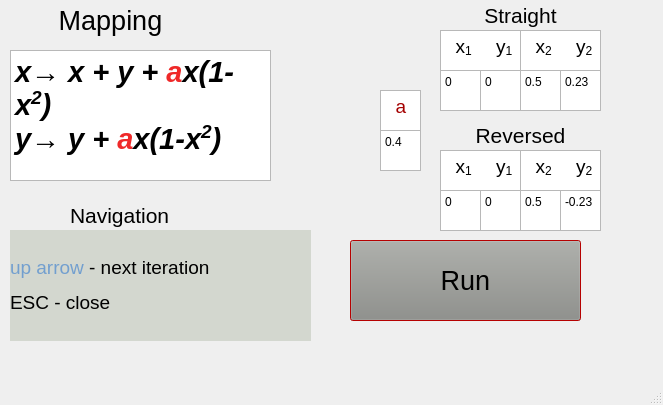
<?xml version="1.0" encoding="UTF-8"?>
<ui version="4.0">
 <class>MainWindow</class>
 <widget class="QMainWindow" name="MainWindow">
  <property name="geometry">
   <rect>
    <x>0</x>
    <y>0</y>
    <width>663</width>
    <height>405</height>
   </rect>
  </property>
  <property name="windowTitle">
   <string>MainWindow</string>
  </property>
  <widget class="QWidget" name="centralwidget">
   <widget class="QTextBrowser" name="textBrowser">
    <property name="geometry">
     <rect>
      <x>10</x>
      <y>50</y>
      <width>261</width>
      <height>131</height>
     </rect>
    </property>
    <property name="html">
     <string>&lt;!DOCTYPE HTML PUBLIC &quot;-//W3C//DTD HTML 4.0//EN&quot; &quot;http://www.w3.org/TR/REC-html40/strict.dtd&quot;&gt;
&lt;html&gt;&lt;head&gt;&lt;meta name=&quot;qrichtext&quot; content=&quot;1&quot; /&gt;&lt;style type=&quot;text/css&quot;&gt;
p, li { white-space: pre-wrap; }
&lt;/style&gt;&lt;/head&gt;&lt;body style=&quot; font-family:'Noto Sans'; font-size:9pt; font-weight:400; font-style:normal;&quot;&gt;
&lt;p style=&quot; margin-top:0px; margin-bottom:0px; margin-left:0px; margin-right:0px; -qt-block-indent:0; text-indent:0px;&quot;&gt;&lt;span style=&quot; font-size:22pt; font-weight:600; font-style:italic; color:#000000;&quot;&gt;x→ x + y + &lt;/span&gt;&lt;span style=&quot; font-size:22pt; font-weight:600; font-style:italic; color:#ef2929;&quot;&gt;a&lt;/span&gt;&lt;span style=&quot; font-size:22pt; font-weight:600; font-style:italic; color:#000000;&quot;&gt;x(1-x&lt;/span&gt;&lt;span style=&quot; font-size:22pt; font-weight:600; font-style:italic; color:#000000; vertical-align:super;&quot;&gt;2&lt;/span&gt;&lt;span style=&quot; font-size:22pt; font-weight:600; font-style:italic; color:#000000;&quot;&gt;)&lt;/span&gt;&lt;/p&gt;
&lt;p style=&quot; margin-top:0px; margin-bottom:0px; margin-left:0px; margin-right:0px; -qt-block-indent:0; text-indent:0px;&quot;&gt;&lt;span style=&quot; font-size:22pt; font-weight:600; font-style:italic; color:#000000;&quot;&gt;y→ y + &lt;/span&gt;&lt;span style=&quot; font-size:22pt; font-weight:600; font-style:italic; color:#ef2929;&quot;&gt;a&lt;/span&gt;&lt;span style=&quot; font-size:22pt; font-weight:600; font-style:italic; color:#000000;&quot;&gt;x(1-x&lt;/span&gt;&lt;span style=&quot; font-size:22pt; font-weight:600; font-style:italic; color:#000000; vertical-align:super;&quot;&gt;2&lt;/span&gt;&lt;span style=&quot; font-size:22pt; font-weight:600; font-style:italic; color:#000000;&quot;&gt;)&lt;/span&gt;&lt;/p&gt;&lt;/body&gt;&lt;/html&gt;</string>
    </property>
   </widget>
   <widget class="QLabel" name="label_2">
    <property name="geometry">
     <rect>
      <x>10</x>
      <y>0</y>
      <width>201</width>
      <height>41</height>
     </rect>
    </property>
    <property name="font">
     <font>
      <pointsize>20</pointsize>
     </font>
    </property>
    <property name="text">
     <string>&lt;html&gt;&lt;head/&gt;&lt;body&gt;&lt;p align=&quot;center&quot;&gt;Mapping&lt;/p&gt;&lt;/body&gt;&lt;/html&gt;</string>
    </property>
   </widget>
   <widget class="QPlainTextEdit" name="aParamEdit">
    <property name="geometry">
     <rect>
      <x>380</x>
      <y>130</y>
      <width>41</width>
      <height>41</height>
     </rect>
    </property>
    <property name="plainText">
     <string>0.4</string>
    </property>
   </widget>
   <widget class="QTextBrowser" name="textBrowser_2">
    <property name="geometry">
     <rect>
      <x>380</x>
      <y>90</y>
      <width>41</width>
      <height>41</height>
     </rect>
    </property>
    <property name="html">
     <string>&lt;!DOCTYPE HTML PUBLIC &quot;-//W3C//DTD HTML 4.0//EN&quot; &quot;http://www.w3.org/TR/REC-html40/strict.dtd&quot;&gt;
&lt;html&gt;&lt;head&gt;&lt;meta name=&quot;qrichtext&quot; content=&quot;1&quot; /&gt;&lt;style type=&quot;text/css&quot;&gt;
p, li { white-space: pre-wrap; }
&lt;/style&gt;&lt;/head&gt;&lt;body style=&quot; font-family:'Noto Sans'; font-size:9pt; font-weight:400; font-style:normal;&quot;&gt;
&lt;p style=&quot; margin-top:0px; margin-bottom:0px; margin-left:0px; margin-right:0px; -qt-block-indent:0; text-indent:0px;&quot;&gt;&lt;span style=&quot; font-size:14pt; color:#a40000;&quot;&gt;  a&lt;/span&gt;&lt;span style=&quot; font-size:14pt;&quot;&gt; &lt;/span&gt;&lt;/p&gt;&lt;/body&gt;&lt;/html&gt;</string>
    </property>
   </widget>
   <widget class="QPushButton" name="pushButton">
    <property name="geometry">
     <rect>
      <x>350</x>
      <y>240</y>
      <width>231</width>
      <height>81</height>
     </rect>
    </property>
    <property name="palette">
     <palette>
      <active>
       <colorrole role="WindowText">
        <brush brushstyle="SolidPattern">
         <color alpha="255">
          <red>0</red>
          <green>0</green>
          <blue>0</blue>
         </color>
        </brush>
       </colorrole>
       <colorrole role="Button">
        <brush brushstyle="SolidPattern">
         <color alpha="255">
          <red>211</red>
          <green>215</green>
          <blue>207</blue>
         </color>
        </brush>
       </colorrole>
       <colorrole role="Light">
        <brush brushstyle="SolidPattern">
         <color alpha="255">
          <red>255</red>
          <green>128</green>
          <blue>128</blue>
         </color>
        </brush>
       </colorrole>
       <colorrole role="Midlight">
        <brush brushstyle="SolidPattern">
         <color alpha="255">
          <red>255</red>
          <green>64</green>
          <blue>64</blue>
         </color>
        </brush>
       </colorrole>
       <colorrole role="Dark">
        <brush brushstyle="SolidPattern">
         <color alpha="255">
          <red>127</red>
          <green>0</green>
          <blue>0</blue>
         </color>
        </brush>
       </colorrole>
       <colorrole role="Mid">
        <brush brushstyle="SolidPattern">
         <color alpha="255">
          <red>170</red>
          <green>1</green>
          <blue>1</blue>
         </color>
        </brush>
       </colorrole>
       <colorrole role="Text">
        <brush brushstyle="SolidPattern">
         <color alpha="255">
          <red>0</red>
          <green>0</green>
          <blue>0</blue>
         </color>
        </brush>
       </colorrole>
       <colorrole role="BrightText">
        <brush brushstyle="SolidPattern">
         <color alpha="255">
          <red>255</red>
          <green>255</green>
          <blue>255</blue>
         </color>
        </brush>
       </colorrole>
       <colorrole role="ButtonText">
        <brush brushstyle="SolidPattern">
         <color alpha="255">
          <red>0</red>
          <green>0</green>
          <blue>0</blue>
         </color>
        </brush>
       </colorrole>
       <colorrole role="Base">
        <brush brushstyle="SolidPattern">
         <color alpha="255">
          <red>255</red>
          <green>255</green>
          <blue>255</blue>
         </color>
        </brush>
       </colorrole>
       <colorrole role="Window">
        <brush brushstyle="SolidPattern">
         <color alpha="255">
          <red>255</red>
          <green>1</green>
          <blue>1</blue>
         </color>
        </brush>
       </colorrole>
       <colorrole role="Shadow">
        <brush brushstyle="SolidPattern">
         <color alpha="255">
          <red>0</red>
          <green>0</green>
          <blue>0</blue>
         </color>
        </brush>
       </colorrole>
       <colorrole role="AlternateBase">
        <brush brushstyle="SolidPattern">
         <color alpha="255">
          <red>255</red>
          <green>128</green>
          <blue>128</blue>
         </color>
        </brush>
       </colorrole>
       <colorrole role="ToolTipBase">
        <brush brushstyle="SolidPattern">
         <color alpha="255">
          <red>255</red>
          <green>255</green>
          <blue>220</blue>
         </color>
        </brush>
       </colorrole>
       <colorrole role="ToolTipText">
        <brush brushstyle="SolidPattern">
         <color alpha="255">
          <red>0</red>
          <green>0</green>
          <blue>0</blue>
         </color>
        </brush>
       </colorrole>
       <colorrole role="PlaceholderText">
        <brush brushstyle="SolidPattern">
         <color alpha="128">
          <red>0</red>
          <green>0</green>
          <blue>0</blue>
         </color>
        </brush>
       </colorrole>
      </active>
      <inactive>
       <colorrole role="WindowText">
        <brush brushstyle="SolidPattern">
         <color alpha="255">
          <red>0</red>
          <green>0</green>
          <blue>0</blue>
         </color>
        </brush>
       </colorrole>
       <colorrole role="Button">
        <brush brushstyle="SolidPattern">
         <color alpha="255">
          <red>136</red>
          <green>138</green>
          <blue>133</blue>
         </color>
        </brush>
       </colorrole>
       <colorrole role="Light">
        <brush brushstyle="SolidPattern">
         <color alpha="255">
          <red>255</red>
          <green>128</green>
          <blue>128</blue>
         </color>
        </brush>
       </colorrole>
       <colorrole role="Midlight">
        <brush brushstyle="SolidPattern">
         <color alpha="255">
          <red>255</red>
          <green>64</green>
          <blue>64</blue>
         </color>
        </brush>
       </colorrole>
       <colorrole role="Dark">
        <brush brushstyle="SolidPattern">
         <color alpha="255">
          <red>127</red>
          <green>0</green>
          <blue>0</blue>
         </color>
        </brush>
       </colorrole>
       <colorrole role="Mid">
        <brush brushstyle="SolidPattern">
         <color alpha="255">
          <red>170</red>
          <green>1</green>
          <blue>1</blue>
         </color>
        </brush>
       </colorrole>
       <colorrole role="Text">
        <brush brushstyle="SolidPattern">
         <color alpha="255">
          <red>0</red>
          <green>0</green>
          <blue>0</blue>
         </color>
        </brush>
       </colorrole>
       <colorrole role="BrightText">
        <brush brushstyle="SolidPattern">
         <color alpha="255">
          <red>255</red>
          <green>255</green>
          <blue>255</blue>
         </color>
        </brush>
       </colorrole>
       <colorrole role="ButtonText">
        <brush brushstyle="SolidPattern">
         <color alpha="255">
          <red>0</red>
          <green>0</green>
          <blue>0</blue>
         </color>
        </brush>
       </colorrole>
       <colorrole role="Base">
        <brush brushstyle="SolidPattern">
         <color alpha="255">
          <red>255</red>
          <green>255</green>
          <blue>255</blue>
         </color>
        </brush>
       </colorrole>
       <colorrole role="Window">
        <brush brushstyle="SolidPattern">
         <color alpha="255">
          <red>255</red>
          <green>1</green>
          <blue>1</blue>
         </color>
        </brush>
       </colorrole>
       <colorrole role="Shadow">
        <brush brushstyle="SolidPattern">
         <color alpha="255">
          <red>0</red>
          <green>0</green>
          <blue>0</blue>
         </color>
        </brush>
       </colorrole>
       <colorrole role="AlternateBase">
        <brush brushstyle="SolidPattern">
         <color alpha="255">
          <red>255</red>
          <green>128</green>
          <blue>128</blue>
         </color>
        </brush>
       </colorrole>
       <colorrole role="ToolTipBase">
        <brush brushstyle="SolidPattern">
         <color alpha="255">
          <red>255</red>
          <green>255</green>
          <blue>220</blue>
         </color>
        </brush>
       </colorrole>
       <colorrole role="ToolTipText">
        <brush brushstyle="SolidPattern">
         <color alpha="255">
          <red>0</red>
          <green>0</green>
          <blue>0</blue>
         </color>
        </brush>
       </colorrole>
       <colorrole role="PlaceholderText">
        <brush brushstyle="SolidPattern">
         <color alpha="128">
          <red>0</red>
          <green>0</green>
          <blue>0</blue>
         </color>
        </brush>
       </colorrole>
      </inactive>
      <disabled>
       <colorrole role="WindowText">
        <brush brushstyle="SolidPattern">
         <color alpha="255">
          <red>127</red>
          <green>0</green>
          <blue>0</blue>
         </color>
        </brush>
       </colorrole>
       <colorrole role="Button">
        <brush brushstyle="SolidPattern">
         <color alpha="255">
          <red>136</red>
          <green>138</green>
          <blue>133</blue>
         </color>
        </brush>
       </colorrole>
       <colorrole role="Light">
        <brush brushstyle="SolidPattern">
         <color alpha="255">
          <red>255</red>
          <green>128</green>
          <blue>128</blue>
         </color>
        </brush>
       </colorrole>
       <colorrole role="Midlight">
        <brush brushstyle="SolidPattern">
         <color alpha="255">
          <red>255</red>
          <green>64</green>
          <blue>64</blue>
         </color>
        </brush>
       </colorrole>
       <colorrole role="Dark">
        <brush brushstyle="SolidPattern">
         <color alpha="255">
          <red>127</red>
          <green>0</green>
          <blue>0</blue>
         </color>
        </brush>
       </colorrole>
       <colorrole role="Mid">
        <brush brushstyle="SolidPattern">
         <color alpha="255">
          <red>170</red>
          <green>1</green>
          <blue>1</blue>
         </color>
        </brush>
       </colorrole>
       <colorrole role="Text">
        <brush brushstyle="SolidPattern">
         <color alpha="255">
          <red>127</red>
          <green>0</green>
          <blue>0</blue>
         </color>
        </brush>
       </colorrole>
       <colorrole role="BrightText">
        <brush brushstyle="SolidPattern">
         <color alpha="255">
          <red>255</red>
          <green>255</green>
          <blue>255</blue>
         </color>
        </brush>
       </colorrole>
       <colorrole role="ButtonText">
        <brush brushstyle="SolidPattern">
         <color alpha="255">
          <red>127</red>
          <green>0</green>
          <blue>0</blue>
         </color>
        </brush>
       </colorrole>
       <colorrole role="Base">
        <brush brushstyle="SolidPattern">
         <color alpha="255">
          <red>255</red>
          <green>1</green>
          <blue>1</blue>
         </color>
        </brush>
       </colorrole>
       <colorrole role="Window">
        <brush brushstyle="SolidPattern">
         <color alpha="255">
          <red>255</red>
          <green>1</green>
          <blue>1</blue>
         </color>
        </brush>
       </colorrole>
       <colorrole role="Shadow">
        <brush brushstyle="SolidPattern">
         <color alpha="255">
          <red>0</red>
          <green>0</green>
          <blue>0</blue>
         </color>
        </brush>
       </colorrole>
       <colorrole role="AlternateBase">
        <brush brushstyle="SolidPattern">
         <color alpha="255">
          <red>255</red>
          <green>1</green>
          <blue>1</blue>
         </color>
        </brush>
       </colorrole>
       <colorrole role="ToolTipBase">
        <brush brushstyle="SolidPattern">
         <color alpha="255">
          <red>255</red>
          <green>255</green>
          <blue>220</blue>
         </color>
        </brush>
       </colorrole>
       <colorrole role="ToolTipText">
        <brush brushstyle="SolidPattern">
         <color alpha="255">
          <red>0</red>
          <green>0</green>
          <blue>0</blue>
         </color>
        </brush>
       </colorrole>
       <colorrole role="PlaceholderText">
        <brush brushstyle="SolidPattern">
         <color alpha="128">
          <red>0</red>
          <green>0</green>
          <blue>0</blue>
         </color>
        </brush>
       </colorrole>
      </disabled>
     </palette>
    </property>
    <property name="font">
     <font>
      <pointsize>20</pointsize>
     </font>
    </property>
    <property name="text">
     <string>Run</string>
    </property>
   </widget>
   <widget class="QPlainTextEdit" name="x1ParamEdit">
    <property name="geometry">
     <rect>
      <x>440</x>
      <y>70</y>
      <width>41</width>
      <height>41</height>
     </rect>
    </property>
    <property name="plainText">
     <string>0</string>
    </property>
   </widget>
   <widget class="QTextBrowser" name="textBrowser_3">
    <property name="geometry">
     <rect>
      <x>440</x>
      <y>30</y>
      <width>81</width>
      <height>41</height>
     </rect>
    </property>
    <property name="html">
     <string>&lt;!DOCTYPE HTML PUBLIC &quot;-//W3C//DTD HTML 4.0//EN&quot; &quot;http://www.w3.org/TR/REC-html40/strict.dtd&quot;&gt;
&lt;html&gt;&lt;head&gt;&lt;meta name=&quot;qrichtext&quot; content=&quot;1&quot; /&gt;&lt;style type=&quot;text/css&quot;&gt;
p, li { white-space: pre-wrap; }
&lt;/style&gt;&lt;/head&gt;&lt;body style=&quot; font-family:'Noto Sans'; font-size:9pt; font-weight:400; font-style:normal;&quot;&gt;
&lt;p style=&quot; margin-top:0px; margin-bottom:0px; margin-left:0px; margin-right:0px; -qt-block-indent:0; text-indent:0px;&quot;&gt;&lt;span style=&quot; font-size:14pt; color:#000000;&quot;&gt;  x&lt;/span&gt;&lt;span style=&quot; font-size:14pt; color:#000000; vertical-align:sub;&quot;&gt;1 &lt;/span&gt;&lt;span style=&quot; font-size:14pt; color:#000000;&quot;&gt;    y&lt;/span&gt;&lt;span style=&quot; font-size:14pt; color:#000000; vertical-align:sub;&quot;&gt;1&lt;/span&gt;&lt;/p&gt;&lt;/body&gt;&lt;/html&gt;</string>
    </property>
   </widget>
   <widget class="QPlainTextEdit" name="y1ParamEdit">
    <property name="geometry">
     <rect>
      <x>480</x>
      <y>70</y>
      <width>41</width>
      <height>41</height>
     </rect>
    </property>
    <property name="plainText">
     <string>0</string>
    </property>
   </widget>
   <widget class="QLabel" name="label">
    <property name="geometry">
     <rect>
      <x>440</x>
      <y>0</y>
      <width>161</width>
      <height>31</height>
     </rect>
    </property>
    <property name="font">
     <font>
      <pointsize>16</pointsize>
     </font>
    </property>
    <property name="text">
     <string>&lt;html&gt;&lt;head/&gt;&lt;body&gt;&lt;p align=&quot;center&quot;&gt;Straight&lt;/p&gt;&lt;/body&gt;&lt;/html&gt;</string>
    </property>
   </widget>
   <widget class="QTextBrowser" name="textBrowser_4">
    <property name="geometry">
     <rect>
      <x>520</x>
      <y>30</y>
      <width>81</width>
      <height>41</height>
     </rect>
    </property>
    <property name="html">
     <string>&lt;!DOCTYPE HTML PUBLIC &quot;-//W3C//DTD HTML 4.0//EN&quot; &quot;http://www.w3.org/TR/REC-html40/strict.dtd&quot;&gt;
&lt;html&gt;&lt;head&gt;&lt;meta name=&quot;qrichtext&quot; content=&quot;1&quot; /&gt;&lt;style type=&quot;text/css&quot;&gt;
p, li { white-space: pre-wrap; }
&lt;/style&gt;&lt;/head&gt;&lt;body style=&quot; font-family:'Noto Sans'; font-size:9pt; font-weight:400; font-style:normal;&quot;&gt;
&lt;p style=&quot; margin-top:0px; margin-bottom:0px; margin-left:0px; margin-right:0px; -qt-block-indent:0; text-indent:0px;&quot;&gt;&lt;span style=&quot; font-size:14pt; color:#000000;&quot;&gt;  x&lt;/span&gt;&lt;span style=&quot; font-size:14pt; color:#000000; vertical-align:sub;&quot;&gt;2 &lt;/span&gt;&lt;span style=&quot; font-size:14pt; color:#000000;&quot;&gt;    y&lt;/span&gt;&lt;span style=&quot; font-size:14pt; color:#000000; vertical-align:sub;&quot;&gt;2&lt;/span&gt;&lt;/p&gt;&lt;/body&gt;&lt;/html&gt;</string>
    </property>
   </widget>
   <widget class="QPlainTextEdit" name="y2ParamEdit">
    <property name="geometry">
     <rect>
      <x>560</x>
      <y>70</y>
      <width>41</width>
      <height>41</height>
     </rect>
    </property>
    <property name="plainText">
     <string>0.23</string>
    </property>
   </widget>
   <widget class="QPlainTextEdit" name="x2ParamEdit">
    <property name="geometry">
     <rect>
      <x>520</x>
      <y>70</y>
      <width>41</width>
      <height>41</height>
     </rect>
    </property>
    <property name="plainText">
     <string>0.5</string>
    </property>
   </widget>
   <widget class="QLabel" name="label_4">
    <property name="geometry">
     <rect>
      <x>70</x>
      <y>200</y>
      <width>121</width>
      <height>31</height>
     </rect>
    </property>
    <property name="font">
     <font>
      <pointsize>16</pointsize>
     </font>
    </property>
    <property name="text">
     <string>Navigation</string>
    </property>
   </widget>
   <widget class="QLabel" name="label_5">
    <property name="geometry">
     <rect>
      <x>10</x>
      <y>230</y>
      <width>301</width>
      <height>111</height>
     </rect>
    </property>
    <property name="font">
     <font>
      <pointsize>14</pointsize>
     </font>
    </property>
    <property name="styleSheet">
     <string notr="true">background-color: rgb(186, 189, 182);
background-color: rgb(211, 215, 207);</string>
    </property>
    <property name="text">
     <string>&lt;html&gt;&lt;head/&gt;&lt;body&gt;&lt;p&gt;&lt;span style=&quot; color:#729fcf;&quot;&gt;up arrow &lt;/span&gt;&lt;span style=&quot; color:#000000;&quot;&gt;- next iteration&lt;/span&gt;&lt;/p&gt;&lt;p&gt;&lt;span style=&quot; color:#000000;&quot;&gt;ESC - close &lt;/span&gt;&lt;/p&gt;&lt;/body&gt;&lt;/html&gt;</string>
    </property>
   </widget>
   <widget class="QPlainTextEdit" name="x1ParamEdit_2">
    <property name="geometry">
     <rect>
      <x>440</x>
      <y>190</y>
      <width>41</width>
      <height>41</height>
     </rect>
    </property>
    <property name="plainText">
     <string>0</string>
    </property>
   </widget>
   <widget class="QPlainTextEdit" name="y2ParamEdit_2">
    <property name="geometry">
     <rect>
      <x>560</x>
      <y>190</y>
      <width>41</width>
      <height>41</height>
     </rect>
    </property>
    <property name="plainText">
     <string>-0.23</string>
    </property>
   </widget>
   <widget class="QPlainTextEdit" name="y1ParamEdit_2">
    <property name="geometry">
     <rect>
      <x>480</x>
      <y>190</y>
      <width>41</width>
      <height>41</height>
     </rect>
    </property>
    <property name="plainText">
     <string>0</string>
    </property>
   </widget>
   <widget class="QPlainTextEdit" name="x2ParamEdit_2">
    <property name="geometry">
     <rect>
      <x>520</x>
      <y>190</y>
      <width>41</width>
      <height>41</height>
     </rect>
    </property>
    <property name="plainText">
     <string>0.5</string>
    </property>
   </widget>
   <widget class="QTextBrowser" name="textBrowser_5">
    <property name="geometry">
     <rect>
      <x>440</x>
      <y>150</y>
      <width>81</width>
      <height>41</height>
     </rect>
    </property>
    <property name="html">
     <string>&lt;!DOCTYPE HTML PUBLIC &quot;-//W3C//DTD HTML 4.0//EN&quot; &quot;http://www.w3.org/TR/REC-html40/strict.dtd&quot;&gt;
&lt;html&gt;&lt;head&gt;&lt;meta name=&quot;qrichtext&quot; content=&quot;1&quot; /&gt;&lt;style type=&quot;text/css&quot;&gt;
p, li { white-space: pre-wrap; }
&lt;/style&gt;&lt;/head&gt;&lt;body style=&quot; font-family:'Noto Sans'; font-size:9pt; font-weight:400; font-style:normal;&quot;&gt;
&lt;p style=&quot; margin-top:0px; margin-bottom:0px; margin-left:0px; margin-right:0px; -qt-block-indent:0; text-indent:0px;&quot;&gt;&lt;span style=&quot; font-size:14pt; color:#000000;&quot;&gt;  x&lt;/span&gt;&lt;span style=&quot; font-size:14pt; color:#000000; vertical-align:sub;&quot;&gt;1 &lt;/span&gt;&lt;span style=&quot; font-size:14pt; color:#000000;&quot;&gt;    y&lt;/span&gt;&lt;span style=&quot; font-size:14pt; color:#000000; vertical-align:sub;&quot;&gt;1&lt;/span&gt;&lt;/p&gt;&lt;/body&gt;&lt;/html&gt;</string>
    </property>
   </widget>
   <widget class="QTextBrowser" name="textBrowser_6">
    <property name="geometry">
     <rect>
      <x>520</x>
      <y>150</y>
      <width>81</width>
      <height>41</height>
     </rect>
    </property>
    <property name="html">
     <string>&lt;!DOCTYPE HTML PUBLIC &quot;-//W3C//DTD HTML 4.0//EN&quot; &quot;http://www.w3.org/TR/REC-html40/strict.dtd&quot;&gt;
&lt;html&gt;&lt;head&gt;&lt;meta name=&quot;qrichtext&quot; content=&quot;1&quot; /&gt;&lt;style type=&quot;text/css&quot;&gt;
p, li { white-space: pre-wrap; }
&lt;/style&gt;&lt;/head&gt;&lt;body style=&quot; font-family:'Noto Sans'; font-size:9pt; font-weight:400; font-style:normal;&quot;&gt;
&lt;p style=&quot; margin-top:0px; margin-bottom:0px; margin-left:0px; margin-right:0px; -qt-block-indent:0; text-indent:0px;&quot;&gt;&lt;span style=&quot; font-size:14pt; color:#000000;&quot;&gt;  x&lt;/span&gt;&lt;span style=&quot; font-size:14pt; color:#000000; vertical-align:sub;&quot;&gt;2 &lt;/span&gt;&lt;span style=&quot; font-size:14pt; color:#000000;&quot;&gt;    y&lt;/span&gt;&lt;span style=&quot; font-size:14pt; color:#000000; vertical-align:sub;&quot;&gt;2&lt;/span&gt;&lt;/p&gt;&lt;/body&gt;&lt;/html&gt;</string>
    </property>
   </widget>
   <widget class="QLabel" name="label_6">
    <property name="geometry">
     <rect>
      <x>440</x>
      <y>120</y>
      <width>161</width>
      <height>31</height>
     </rect>
    </property>
    <property name="font">
     <font>
      <pointsize>16</pointsize>
     </font>
    </property>
    <property name="text">
     <string>&lt;html&gt;&lt;head/&gt;&lt;body&gt;&lt;p align=&quot;center&quot;&gt;Reversed&lt;/p&gt;&lt;/body&gt;&lt;/html&gt;</string>
    </property>
   </widget>
  </widget>
  <widget class="QMenuBar" name="menubar">
   <property name="geometry">
    <rect>
     <x>0</x>
     <y>0</y>
     <width>663</width>
     <height>22</height>
    </rect>
   </property>
  </widget>
  <widget class="QStatusBar" name="statusbar"/>
  <action name="actionExit">
   <property name="text">
    <string>Exit</string>
   </property>
  </action>
 </widget>
 <resources/>
 <connections/>
</ui>
